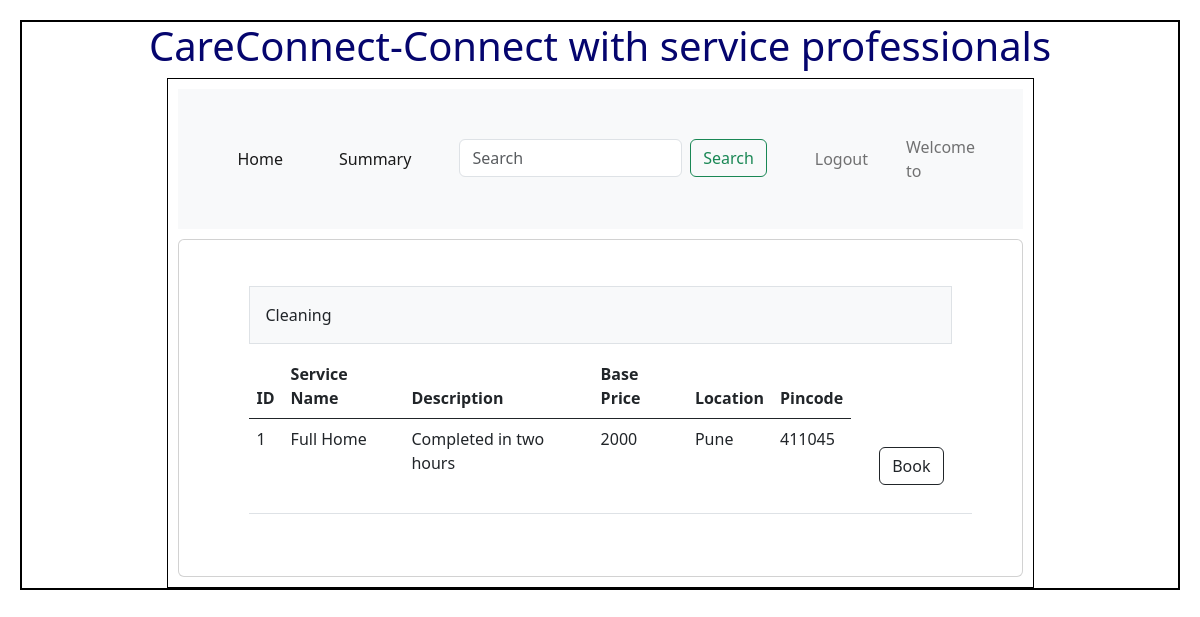
Page /subservice/1 on the committed database.
### Backend/models.py (models this page shows)
class Service(db.Model):
    __tablename__="Service"
    id = db.Column(db.Integer, primary_key=True)
    name=db.Column(db.String,nullable=False)
    description=db.Column(db.String,nullable=False)
    baseprice=db.Column(db.Integer,default=0.0)
    subservice=db.Column(db.String,nullable=False)
    location=db.Column(db.String,nullable=False)
    pincode=db.Column(db.String,nullable=False)

class subservice(db.Model):
    __tablename__="subservice"
    id = db.Column(db.Integer, primary_key=True)
    name=db.Column(db.String,nullable=False)
    description=db.Column(db.String,nullable=False)
    baseprice=db.Column(db.Integer,default=0.0)
    location=db.Column(db.String,nullable=False)
    pincode=db.Column(db.String,nullable=False)
    service_id = db.Column(db.Integer, db.ForeignKey('Service.id'), nullable=False)

### Backend/controllers.py (the view)
@app.route("/subservice/<id>")
def Subservice(id):
    service=Service.query.get(id)
    if service:
        subservices = subservice.query.filter_by(id=id).all()
        return render_template("subservice.html",subservices=subservices,service=service)
    return render_template("Customerdashboard.html",msg="No Services Found")

### Templates/subservice.html (shortened to what this page needs)
{%extends "admin_layout.html"%}
{%block content%}
                    <div class="card">
                    <div class="card-body">
                        <div class="container px-4">
                            <div class="row gx-5">
                                <div class="col">
                                    <div class="p-3 border bg-light table-responsive">{{service.name}}</div>
                                        <table class="table">
                                            <thead>
                                                <tr>
                                                <th scope="col">ID</th>
                                                <th scope="col">Service Name</th>
                                                <th scope="col">Description</th>
                                                <th scope="col">Base Price</th>
                                                <th scope="col">Location</th>
                                                <th scope="col">Pincode</th>
                                                </tr>
                                            </thead>
                                            <tbody>
                                                {%if subservices%}
                                                    {%for subservice in subservices%}
                                                <tr>
                                                    <td>{{ subservice.id }}</td>
                                                    <td>{{ subservice.name }}</td>
                                                    <td>{{subservice.description}}</td>
                                                    <td>{{ subservice.baseprice }}</td>
                                                    <td>{{subservice.location}}</td>
                                                    <td>{{subservice.pincode}}</td>
                                                    <td>{{ subservice.action }}
                                                    <div class="d-grid gap-2 d-md-flex justify-content-md-end">
                                                        <a href="/booking/{{ subservice.id }}" type="button" class="btn btn-outline-dark btn-small">Book</a></div>
                                                    </div>
                                                    {%endfor%}
                                                {%else%}
                                                    <h3 class = "center"> No subservices found</h3>
                                                {%endif%}
                                </div>
                            </div>
                        </div>
                    </div>
{%endblock%}

### Static/Styles/main.css (style rules this page uses)
* { margin: 10px; }

### rows in the picture
Service: name "Cleaning"
subservice: id "1", name "Full Home", description "Completed in two hours", baseprice "2000", location "Pune", pincode "411045"
